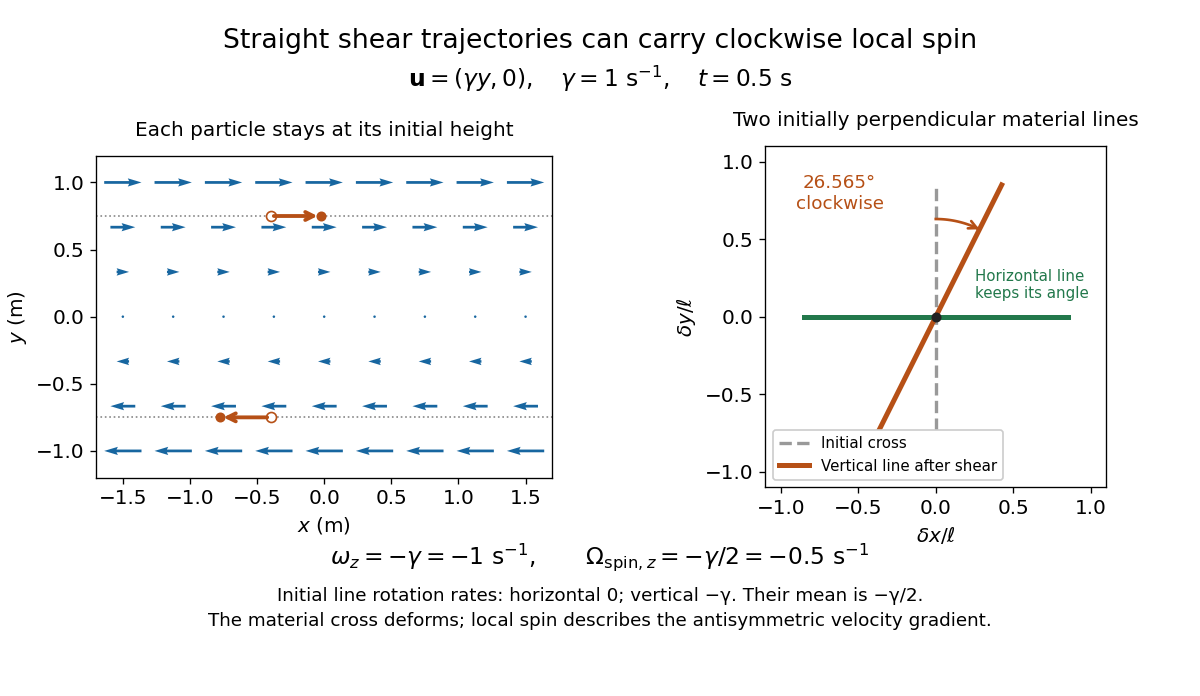

This figure's Python source:
"""Show straight shear trajectories and the deformation of a material cross.

Tested with Python 3.14.4, NumPy 2.3.5 and Matplotlib 3.10.7.
Run from _media: python ../shear-flow-vorticity.py
The matching-basename PNG is written to the current working directory.
"""

from pathlib import Path

import matplotlib

matplotlib.use("Agg")
import matplotlib.pyplot as plt
from matplotlib.lines import Line2D
import numpy as np


def main():
    gamma = 1.0  # s^-1
    time = 0.5  # s
    blue, orange, green = "#1766a0", "#b65016", "#22784b"
    plt.rcParams.update({"font.size": 12, "figure.facecolor": "white"})
    fig, axes = plt.subplots(1, 2, figsize=(10, 5.8), dpi=120)
    fig.subplots_adjust(left=0.08, right=0.97, bottom=0.30, top=0.79, wspace=0.34)
    fig.suptitle("Straight shear trajectories can carry clockwise local spin", fontsize=16, y=0.96)
    fig.text(0.5, 0.875,
             r"$\mathbf{u}=(\gamma y,0),\quad\gamma=1\ \mathrm{s^{-1}},\quad t=0.5\ \mathrm{s}$",
             ha="center", fontsize=14)

    ax = axes[0]
    x, y = np.meshgrid(np.linspace(-1.5, 1.5, 9), np.linspace(-1.0, 1.0, 7))
    ax.quiver(x, y, gamma * y, np.zeros_like(y), angles="xy", scale_units="xy",
              scale=3.6, color=blue, width=0.006, pivot="mid")
    for y0 in (-0.75, 0.75):
        ax.axhline(y0, color="#888888", linestyle=":", lw=1)
        x0 = -0.4
        endpoint = x0 + gamma * y0 * time
        ax.plot(x0, y0, "o", color=orange, mfc="white", ms=6)
        ax.annotate("", xy=(endpoint, y0), xytext=(x0, y0),
                    arrowprops={"arrowstyle": "->", "color": orange, "lw": 2.3})
        ax.plot(endpoint, y0, "o", color=orange, ms=5)
    ax.set(xlim=(-1.7, 1.7), ylim=(-1.2, 1.2), xlabel=r"$x$ (m)", ylabel=r"$y$ (m)")
    ax.set_title("Each particle stays at its initial height", fontsize=12, pad=12)
    ax.set_aspect("equal")

    ax = axes[1]
    s = np.linspace(-0.85, 0.85, 100)
    ax.plot(s, np.zeros_like(s), color="#999999", ls="--", lw=2)
    ax.plot(np.zeros_like(s), s, color="#999999", ls="--", lw=2)
    ax.plot(s, np.zeros_like(s), color=green, lw=3)
    ax.plot(gamma * time * s, s, color=orange, lw=3)
    ax.plot(0, 0, "o", color="#222222", ms=5)
    angle = np.arctan2(1.0, gamma * time)
    arc = np.linspace(np.pi / 2, angle, 60)
    ax.plot(0.63 * np.cos(arc), 0.63 * np.sin(arc), color=orange, lw=1.6)
    ax.annotate("", xy=(0.63 * np.cos(arc[-1]), 0.63 * np.sin(arc[-1])),
                xytext=(0.63 * np.cos(arc[-8]), 0.63 * np.sin(arc[-8])),
                arrowprops={"arrowstyle": "->", "color": orange, "lw": 1.6})
    ax.text(-0.62, 0.92, "26.565°\nclockwise", ha="center", va="top", fontsize=11, color=orange)
    ax.text(0.25, 0.12, "Horizontal line\nkeeps its angle", fontsize=9, color=green)
    ax.set(xlim=(-1.1, 1.1), ylim=(-1.1, 1.1), xlabel=r"$\delta x/\ell$", ylabel=r"$\delta y/\ell$")
    ax.set_aspect("equal")
    ax.set_title("Two initially perpendicular material lines", fontsize=12, pad=12)
    ax.legend(handles=[Line2D([], [], color="#999999", ls="--", lw=2, label="Initial cross"),
                       Line2D([], [], color=orange, lw=3, label="Vertical line after shear")],
              loc="lower left", fontsize=9, framealpha=1)
    fig.text(0.5, 0.19,
             r"$\omega_z=-\gamma=-1\ \mathrm{s^{-1}},\qquad\Omega_{{\rm spin},z}=-\gamma/2=-0.5\ \mathrm{s^{-1}}$",
             ha="center", fontsize=14)
    fig.text(0.5, 0.10,
             "Initial line rotation rates: horizontal 0; vertical −γ. Their mean is −γ/2.\n"
             "The material cross deforms; local spin describes the antisymmetric velocity gradient.",
             ha="center", fontsize=11, linespacing=1.5)
    fig.savefig(Path.cwd() / Path(__file__).with_suffix(".png").name,
                facecolor="white", transparent=False)
    plt.close(fig)


if __name__ == "__main__":
    main()
